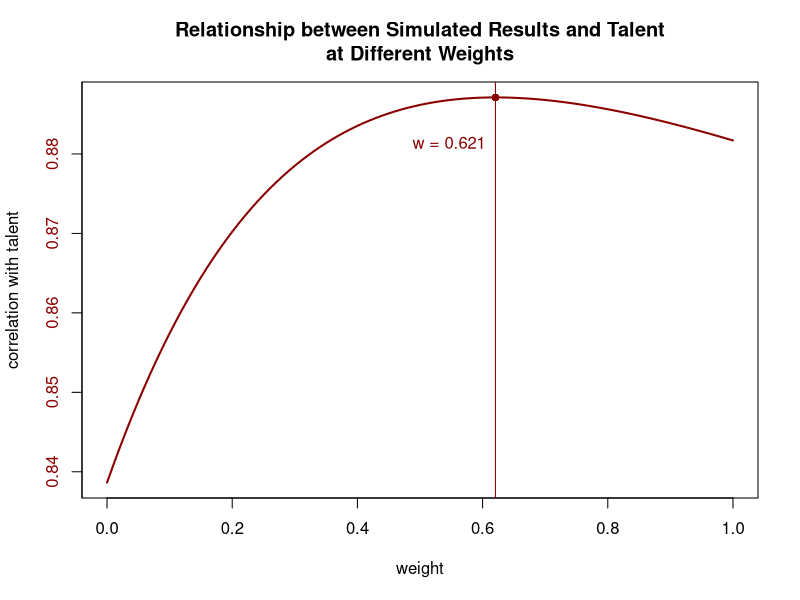
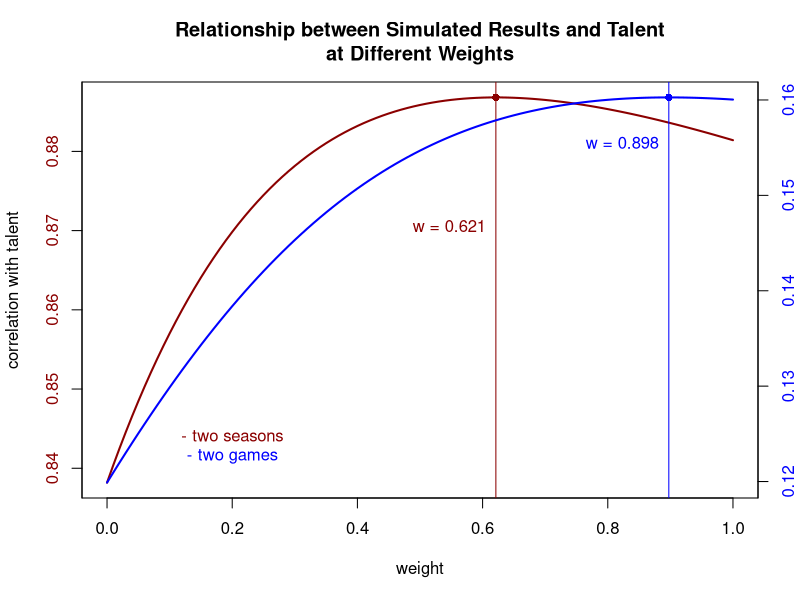
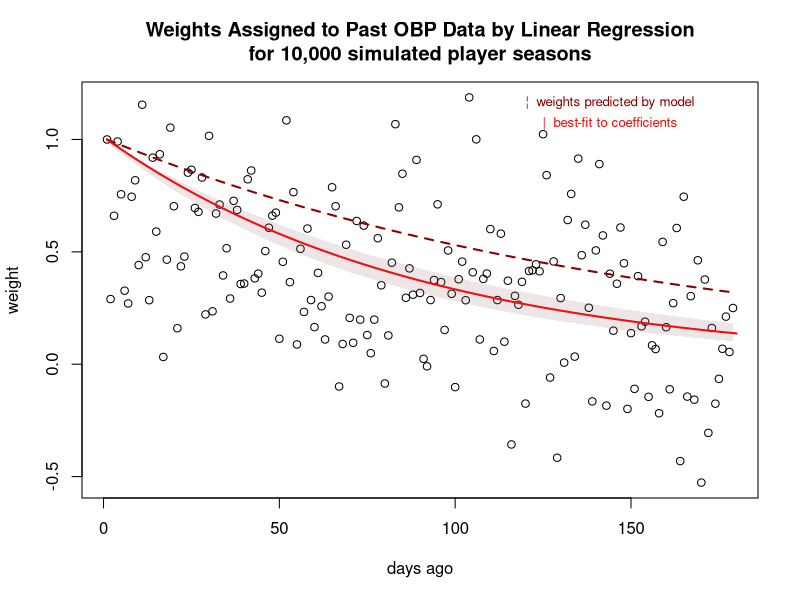

Write R code to recreate these figures, in order. (Note: this script raises an error after producing the figures.)
###########
# GRAPH 1 #
###########

n <- 1000000						#number of teams to simulate
size <- 162							#number of observations per year (or other unit of time)
u <- .5								#league average
sd <- .06							#standard deviation in talent levels
cor <- .9							#year-to-year correlation of talent
sd.rnd <- sqrt(sd^2/cor^2 - sd^2)	#standard deviation in random talent changes			
p1 <- rnorm(n,u,sd)					#initial talent levels
x1 <- rbinom(n,size,p1)				#results for first year

# generate new talent levels and results for second year
delta <- rnorm(n,0,sd.rnd)
	new <- p1 + delta
	factor <- sqrt(var(p1)/var(new))
	p2 <- factor*(new) + (1-factor)*mean(p1)
#	p2 <- new
	x2 <- rbinom(n,size,p2)

A <- var(x1/size)
B <- var(p1)
r <- cor

# calculate expected correlation of weighted results over two seasons to talent in year 2
cor.est <- function(A,B,r,w){
	sqrt(B*(r*w+1)^2/(A*w^2 + 2*B*r*w + A))
}
# put expected correlation into a function of x that can be easily graphed
cor.graph <- function(x){
	cor.est(A,B,r,x)
}

# calculate weight to give year one by maximizing expected correlation
w <- optimize(cor.est,interval=c(0,1),tol=.00001,maximum=T,A=A,B=B,r=r)$maximum


# draw graph of correlations for weights ranging from 0 to 1
curve(cor.graph,from=0,to=1
	,yaxt="n"
	,col="dark red"
	,lwd=2
	,xlab="weight",ylab="correlation with talent")
axis(side=2, at = pretty(range(par("usr")[3:4])),col.axis="dark red")
points(w,cor.est(A,B,r,w),col="dark red",pch=16)
abline(v=w,col="dark red")
#x <- w + .075
x <- w
y <- par("usr")[3]+.85*(par("usr")[4]-par("usr")[3])
text(x,y
	,paste("w =",round(w,3))
	,col="dark red"
	,pos=2)
title("Relationship between Simulated Results and Talent\nat Different Weights")

###############
# END GRAPH 1 #
###############


###########
# GRAPH 2 #
###########

# repeat above graph, but add second curve
# compares weighting of two-day sample (blue) to two-year sample (red)

n <- 1000000
size <- 162
u <- .5
sd <- .06
cor <- .9
sd.rnd <- sqrt(sd^2/cor^2 - sd^2)
p1 <- rnorm(n,u,sd)
x1 <- rbinom(n,size,p1)
delta <- rnorm(n,0,sd.rnd)
	new <- p1 + delta
	factor <- sqrt(var(p1)/var(new))
	p2 <- factor*(new) + (1-factor)*mean(p1)
#	p2 <- new
	x2 <- rbinom(n,size,p2)

A <- var(x1/size)
B <- var(p1)
#w <- .6234
r <- cor

cor.est <- function(A,B,r,w){
	sqrt(B*(r*w+1)^2/(A*w^2 + 2*B*r*w + A))
}
cor.graph <- function(x){
	cor.est(A,B,r,x)
}

w <- optimize(cor.est,interval=c(0,1),tol=.00001,maximum=T,A=A,B=B,r=r)$maximum


curve(cor.graph,from=0,to=1
	,yaxt="n"
	,col="dark red"
	,lwd=2
	,xlab="weight",ylab="correlation with talent")
axis(side=2, at = pretty(range(par("usr")[3:4])),col.axis="dark red")
points(w,cor.est(A,B,r,w),col="dark red",pch=16)
abline(v=w,col="dark red")
#x <- w + .075
x <- w
y <- par("usr")[3]+.65*(par("usr")[4]-par("usr")[3])
text(x,y
	,paste("w =",round(w,3))
	,col="dark red"
	,pos=2)


#regenerate data under new parameters

n <- 1000000
size <- 1
u <- .5
sd <- .06
cor <- .9
sd.rnd <- sqrt(sd^2/cor^2 - sd^2)
p1 <- rnorm(n,u,sd)
x1 <- rbinom(n,size,p1)

delta <- rnorm(n,0,sd.rnd)
	new <- p1 + delta
	factor <- sqrt(var(p1)/var(new))
	p2 <- factor*(new) + (1-factor)*mean(p1)
#	p2 <- new
	x2 <- rbinom(n,size,p2)

A <- var(x1/size)
B <- var(p1)
#w <- .6234
r <- cor

w <- optimize(cor.est,interval=c(0,1),tol=.00001,maximum=T,A=A,B=B,r=r)$maximum

# add to previous graph
par(new = TRUE)

curve(cor.graph,from=0,to=1
	,axes=FALSE
	,col='blue'
	,lwd=2
	,xlab='',ylab='')
axis(side=4, at = pretty(range(par("usr")[3:4])),col.axis="blue")
points(w,cor.est(A,B,r,w),col="blue",pch=16)
abline(v=w,col="blue")
x <- w
y <- par("usr")[3]+.85*(par("usr")[4]-par("usr")[3])
text(x,y
	,paste("w =",round(w,3))
	,col="blue"
	,pos=2)

x <- .2
y <- par("usr")[3]+.15*(par("usr")[4]-par("usr")[3])
text(x,y,"- two seasons",col="dark red")
y <- par("usr")[3]+.10*(par("usr")[4]-par("usr")[3])
text(x,y,"- two games",col="blue")

title("Relationship between Simulated Results and Talent\nat Different Weights")

###############
# END GRAPH 2 #
###############

###########
# GRAPH 3 #
###########
# graph linear regression coefficients

n <- 100000
size <- 4
t <- 180
u <- .33
sd <- .03
#sd.rnd <- .01
cor <- .998
sd.rnd <- sqrt(sd^2/cor^2 - sd^2)

# list of variables needed for each simulation
variables <- c(n,size,t,u,sd,cor,sd.rnd)

# create function to run simulation so it can be called later for repeat simulations
simulate.data <- function(variables) {
	n <- variables[1]
	size <- variables[2]
	t <- variables[3]
	u <- variables[4]
	sd <- variables[5]
	cor <- variables[6]
	sd.rnd <- variables[7]
	
	p.full <- matrix(data=rep(0,n*t),nrow=n)
	x.full <- p.full

	p.full[,1] <- rnorm(n,u,sd)
	x.full[,1] <- rbinom(n,size,p.full[,1])

	for (i in 2:t) {
		delta <- rnorm(n,0,sd.rnd)
		new <- p.full[,(i-1)] + delta
		factor <- sqrt(var(p.full[,(i-1)])/var(new))
		p.full[,i] <- factor*(new) + (1-factor)*mean(p.full[,(i-1)])
		x.full[,i] <- rbinom(n,size,p.full[,i])
	}
	result <- list(p.full=p.full,x.full=x.full)
	return(result)
}

simulation <- simulate.data(variables)
p.full <- simulation$p.full
x.full <- simulation$x.full

calculate.sd.x <- function(v_t,v_x,r,w,d) {
	sqrt(
		v_t * 2 * 
			(  
				(r*w - (r*w)^d) / ( (1-r*w) * (1-w^2) ) +
				(w^(2*d)*((r/w)^d - r/w)) / ( (1-r/w) * (1-w^2) )
			) + 
		v_x * (1 - w^(2*d))/(1-w^2)
	)
}

reliability <- function(v_t,v_x,r,w,d) {
	sd.x <- calculate.sd.x(v_t,v_x,r,w,d)
	sd.y <- sqrt(v_t)
	cov <- v_t * (1-(r*w)^d)/(1-r*w)
	cov/(sd.x*sd.y)
}

v_t <- var(size*p.full[,1])
v_x <- var(x.full[,1])
r <- cor
# w <- ?
d <- t

w <- optimize(reliability,interval=c(0,1),tol=.000001,maximum=T,v_t=v_t,v_x=v_x,r=r,d=d)$maximum

# run a linear regression on results to estimate weighting
lm <- lm(x.full[,t]~x.full[,1:(t-1)])
coefficients <- rev(lm$coef[2:(t)])/lm$coef[t]

######
# graph linear regression coefficients

plot(coefficients
	,ylim=c(min(coefficients),max(coefficients))
	,ylab="weight"
	,xlab="days ago"
	,main="Weights Assigned to Past OBP Data by Linear Regression\nfor 10,000 simulated player seasons"
	)
	
lines(w^(0:(t-1)),col='dark red',lty=2,lwd=2)
y <- par("usr")[3] + .95*(par("usr")[4]-par("usr")[3])
text(.8*d,y,col="dark red",cex=.8
	,"\U00A6  weights predicted by model"
#	,paste("\U00A6  weights predicted by model\n(days^",round(w,3),")",sep=""))
	)

# compare to best-fit weight using mod on regression coefficients
coefficients[coefficients<=0] <- .00000000001                                           #get rid of negative values since they will break our attempt to fit an exponential equation to the coefficients
mod <- nls(y ~ exp(a * x), data=list(x=c(0:(t-2)),y=coefficients), start = list(a=0))   #best-fit exponential model
base <- as.double(exp(coef(mod)))                                                       #best-fit decay factor
lines(base^(0:(t-1)),col='red',lwd=2)                                                   #add best-fit exponential curve to graph

# add 95% confidence interval from the exponential best-fit to give an indication of how coefficients fit the model
# based only on the attempt to fit an exponential equation to the existing coefficients from the first regression, does not include uncertainty in the coefficients themselves and does not work as a confidence interval for the true weights (use repeat simulations instead to get a better idea of the uncertainty in estimating the true weights)
CI.upper <- base + 1.96*summary(mod)$parameters[,2]
CI.lower <- base - 1.96*summary(mod)$parameters[,2]
polygon(c(0:(t-1),rev(0:(t-1))),c(CI.lower^(0:(t-1)),rev(CI.upper^(0:(t-1))))
	,col=rgb(150,100,100,alpha=40,maxColorValue=255)
	,border=NA
	)

# add legend to graph
y <- par("usr")[3] + .9*(par("usr")[4]-par("usr")[3])
text(.8*d,y,col="red",cex=.8
	,"|  best-fit to coefficients"
#	,paste("|  best-fit to coefficients\n(days^",round(base,3),")",sep=""))
	)
	
	
#add ghost lines for additional simulations to show variability

for(i in 1:5) {     #set number of additional sims to run
	x.full.2 <- simulate.data(variables)$x.full
	lm.2 <- lm(x.full.2[,t]~x.full.2[,1:(t-1)])
	coefficients.2 <- rev(lm.2$coef[2:(t)])/lm.2$coef[t]	
#	lm.2 <- lm(apply(x.full.2[,(t-6):t],1,mean)~x.full.2[,1:(t-7)])
#	coefficients.2 <- rev(lm.2$coef[2:(t-6)])/lm.2$coef[t-6]

	coefficients.2[coefficients.2<=0] <- .00000000001
	mod <- nls(y ~ exp(a * x), data=list(x=c(0:(t-2)),y=coefficients.2), start = list(a=0))
	base <- as.double(exp(coef(mod)))
	lines(base^(0:(t-1)),col=rgb(150,100,100,alpha=80,maxColorValue=255),lwd=1.5)
	CI.upper <- base + 1.96*summary(mod)$parameters[,2]
CI.lower <- base - 1.96*summary(mod)$parameters[,2]
polygon(c(0:(t-1),rev(0:(t-1))),c(CI.lower^(0:(t-1)),rev(CI.upper^(0:(t-1))))
	,col=rgb(150,100,100,alpha=10,maxColorValue=255)
	,border=NA
	)
}

# add repeat simulations to legend of graph
y <- par("usr")[3] + .85*(par("usr")[4]-par("usr")[3])
text(.8*d,y
	,col=rgb(150,100,100,alpha=200,maxColorValue=255)
	,cex=.8
	,"|  best-fit for repeat simulations"
	)

###############
# END GRAPH 3 #
###############